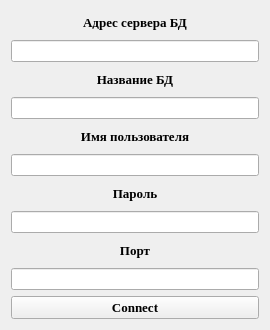
<?xml version="1.0" encoding="UTF-8"?>
<ui version="4.0">
 <class>login</class>
 <widget class="QWidget" name="login">
  <property name="geometry">
   <rect>
    <x>0</x>
    <y>0</y>
    <width>270</width>
    <height>330</height>
   </rect>
  </property>
  <property name="windowTitle">
   <string>Form</string>
  </property>
  <layout class="QGridLayout" name="gridLayout">
   <item row="7" column="0">
    <widget class="QLineEdit" name="lineEdit_4"/>
   </item>
   <item row="5" column="0">
    <widget class="QLineEdit" name="lineEdit_3"/>
   </item>
   <item row="1" column="0">
    <widget class="QLineEdit" name="lineEdit"/>
   </item>
   <item row="0" column="0">
    <widget class="QLabel" name="label">
     <property name="font">
      <font>
       <family>Times New Roman</family>
       <pointsize>10</pointsize>
       <weight>75</weight>
       <bold>true</bold>
      </font>
     </property>
     <property name="text">
      <string>Адрес сервера БД</string>
     </property>
     <property name="alignment">
      <set>Qt::AlignCenter</set>
     </property>
    </widget>
   </item>
   <item row="9" column="0">
    <widget class="QLineEdit" name="lineEdit_5"/>
   </item>
   <item row="2" column="0">
    <widget class="QLabel" name="label_2">
     <property name="font">
      <font>
       <family>Times New Roman</family>
       <pointsize>10</pointsize>
       <weight>75</weight>
       <bold>true</bold>
      </font>
     </property>
     <property name="text">
      <string>Название БД</string>
     </property>
     <property name="alignment">
      <set>Qt::AlignCenter</set>
     </property>
    </widget>
   </item>
   <item row="3" column="0">
    <widget class="QLineEdit" name="lineEdit_2"/>
   </item>
   <item row="4" column="0">
    <widget class="QLabel" name="label_3">
     <property name="font">
      <font>
       <family>Times New Roman</family>
       <pointsize>10</pointsize>
       <weight>75</weight>
       <bold>true</bold>
      </font>
     </property>
     <property name="text">
      <string>Имя пользователя</string>
     </property>
     <property name="alignment">
      <set>Qt::AlignCenter</set>
     </property>
    </widget>
   </item>
   <item row="6" column="0">
    <widget class="QLabel" name="label_4">
     <property name="font">
      <font>
       <family>Times New Roman</family>
       <pointsize>10</pointsize>
       <weight>75</weight>
       <bold>true</bold>
      </font>
     </property>
     <property name="text">
      <string>Пароль</string>
     </property>
     <property name="alignment">
      <set>Qt::AlignCenter</set>
     </property>
    </widget>
   </item>
   <item row="10" column="0">
    <widget class="QPushButton" name="connect">
     <property name="font">
      <font>
       <family>Times New Roman</family>
       <pointsize>10</pointsize>
       <weight>75</weight>
       <bold>true</bold>
      </font>
     </property>
     <property name="text">
      <string>Connect</string>
     </property>
    </widget>
   </item>
   <item row="8" column="0">
    <widget class="QLabel" name="label_5">
     <property name="font">
      <font>
       <family>Times New Roman</family>
       <pointsize>10</pointsize>
       <weight>75</weight>
       <bold>true</bold>
      </font>
     </property>
     <property name="text">
      <string>Порт</string>
     </property>
     <property name="alignment">
      <set>Qt::AlignCenter</set>
     </property>
    </widget>
   </item>
  </layout>
 </widget>
 <resources/>
 <connections/>
</ui>
